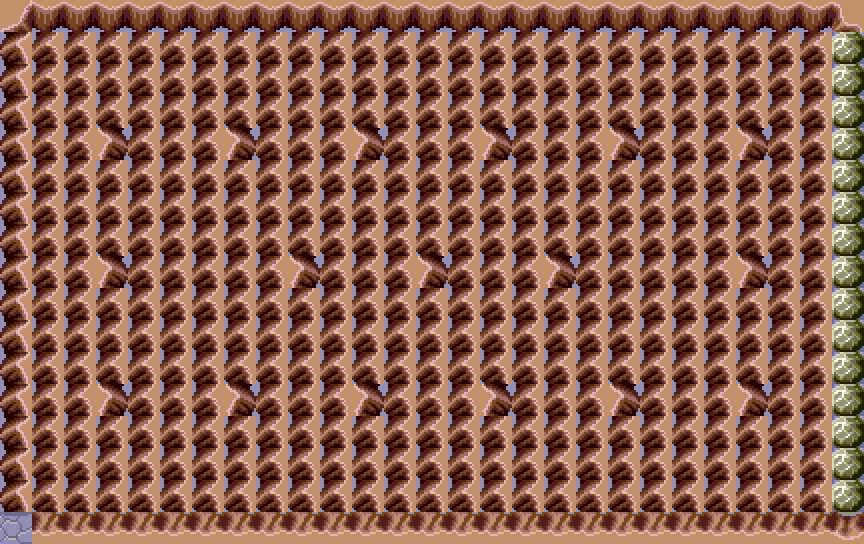

A 2D game scene composited from a Tiled map and its tileset images. What follows is a short description and the map's XML, with every tile layer's data as written:
An orthogonal 27x17 tile map with 32x32 px tiles, 1 tile layer (Capa de patrones 1), 2 tilesets.

<map version="1.10" tiledversion="1.11.1" orientation="orthogonal" renderorder="right-down" width="27" height="17" tilewidth="32" tileheight="32" infinite="0" nextlayerid="2" nextobjectid="1">
 <tileset firstgid="1" source="mapa.tsx" />
 <tileset firstgid="16" source="mapa.tsx" />
 <layer id="1" name="Capa de patrones 1" width="27" height="17">
  <data encoding="csv">
16,17,17,17,17,17,17,17,17,17,17,17,17,17,17,17,17,17,17,17,17,17,17,17,17,17,18,
21,24,24,24,24,24,24,24,24,24,24,24,24,24,24,24,24,24,24,24,24,24,24,24,24,24,23,
21,24,24,24,24,24,24,24,24,24,24,24,24,24,24,24,24,24,24,24,24,24,24,24,24,24,23,
21,24,24,24,24,24,24,24,24,24,24,24,24,24,24,24,24,24,24,24,24,24,24,24,24,24,23,
21,24,24,22,24,24,24,22,24,24,24,22,24,24,24,22,24,24,24,22,24,24,24,22,24,24,23,
21,24,24,24,24,24,24,24,24,24,24,24,24,24,24,24,24,24,24,24,24,24,24,24,24,24,23,
21,24,24,24,24,24,24,24,24,24,24,24,24,24,24,24,24,24,24,24,24,24,24,24,24,24,23,
21,24,24,24,24,24,24,24,24,24,24,24,24,24,24,24,24,24,24,24,24,24,24,24,24,24,23,
21,24,24,22,24,24,24,24,24,22,24,24,24,22,24,24,24,22,24,24,24,24,24,22,24,24,23,
21,24,24,24,24,24,24,24,24,24,24,24,24,24,24,24,24,24,24,24,24,24,24,24,24,24,23,
21,24,24,24,24,24,24,24,24,24,24,24,24,24,24,24,24,24,24,24,24,24,24,24,24,24,23,
21,24,24,24,24,24,24,24,24,24,24,24,24,24,24,24,24,24,24,24,24,24,24,24,24,24,23,
21,24,24,22,24,24,24,22,24,24,24,22,24,24,24,22,24,24,24,22,24,24,24,22,24,24,23,
21,24,24,24,24,24,24,24,24,24,24,24,24,24,24,24,24,24,24,24,24,24,24,24,24,24,23,
21,24,24,24,24,24,24,24,24,24,24,24,24,24,24,24,24,24,24,24,24,24,24,24,24,24,23,
21,24,24,24,24,24,24,24,24,24,24,24,24,24,24,24,24,24,24,24,24,24,24,24,24,24,23,
25,27,27,27,27,27,27,27,27,27,27,27,27,27,27,27,27,27,27,27,27,27,27,27,27,27,28
</data>
 </layer>
</map>